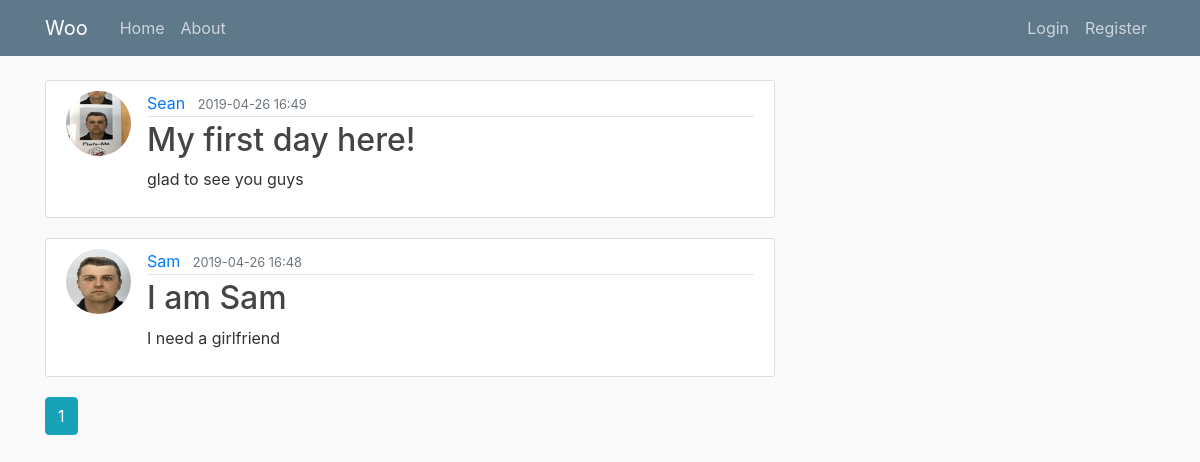
Page /home on the earlier database version.
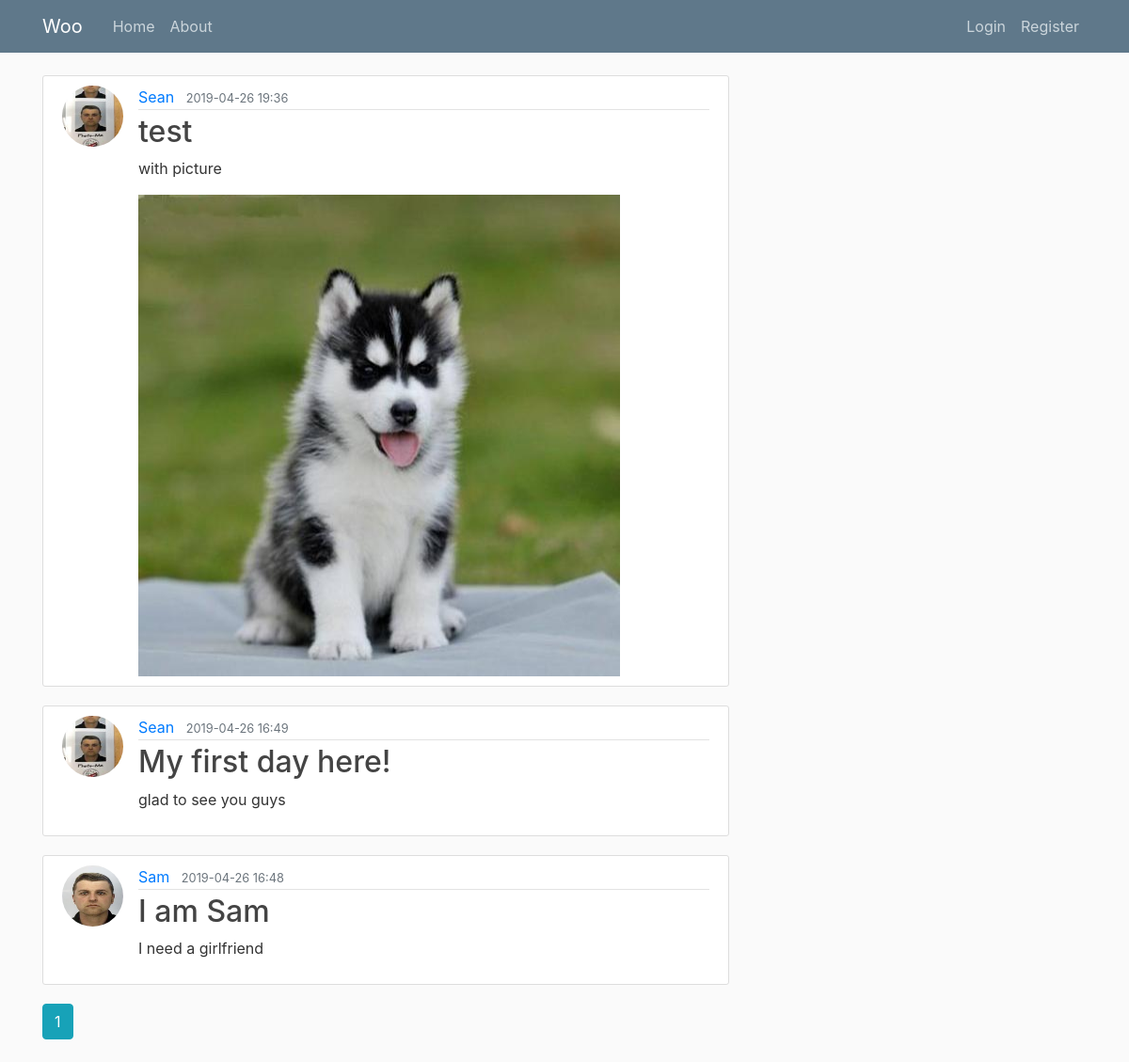
Same page on the later database version.
### woo/models.py (models this page shows, shortened)
class Post(db.Model):
    id = db.Column(db.Integer, primary_key=True)
    title = db.Column(db.String(100), nullable=False)
    date_posted = db.Column(db.DateTime, nullable=False, default=datetime.utcnow)
    content = db.Column(db.Text, nullable=False)
    user_id = db.Column(db.Integer, db.ForeignKey('user.id'), nullable=False)
    image_file = db.Column(db.String(200), default=None)

class User(db.Model, UserMixin):
    id = db.Column(db.Integer, primary_key=True)
    username = db.Column(db.String(20), unique=True, nullable=False)
    email = db.Column(db.String(120), unique=True, nullable=False)
    image_file = db.Column(db.String(20), nullable=False, default='default.jpg')
    password = db.Column(db.String(60), nullable=False)
    posts = db.relationship('Post', backref='author', lazy=True)

### woo/main/routes.py (the view)
@main.route("/")
@main.route("/home")
def home():
    page = request.args.get("page", 1, type=int)
    posts = Post.query.order_by(Post.date_posted.desc()).paginate(page=page, per_page=5)
    return render_template('home.html', posts=posts)

### woo/templates/home.html (shortened to what this page needs)
{% extends "layout.html" %}
{% block content %}
    {% for post in posts.items %}
        <article class="media content-section">
            <img class="rounded-circle article-img" src="{{ url_for('static', filename='profile_pics/' + post.author.image_file) }}">
            <div class="media-body">
                <div class="article-metadata">
                    <a class="mr-2" href="{{ url_for('users.user_posts', username=post.author.username)}}">{{ post.author.username }}</a>
                    <small class="text-muted">{{ post.date_posted.strftime("%Y-%m-%d %H:%M") }}</small>
                </div>
                <h2><a class="article-title" href="{{ url_for('posts.post', post_id=post.id) }}">{{ post.title }}</a></h2>
                <p class="article-content">{{ post.content }}</p>
                {% if post.image_file != None %}
                    <img src="{{ url_for('static', filename='post_pics/' + post.image_file) }}" width="512" height="512">
                {% endif %}
            </div>
        </article>
    {% endfor %}
    {% for page_num in posts.iter_pages(left_edge=1, right_edge=1, left_current=1, right_current=2) %}
        {% if page_num %}
            {% if posts.page == page_num %}
                <a class="btn btn-info mb-4" href="{{ url_for('main.home', page=page_num) }}">{{ page_num }}</a>
            {% else %}
                <a class="btn btn-outline-info mb-4" href="{{ url_for('main.home', page=page_num) }}">{{ page_num }}</a>
            {% endif %}
        {% else %}
            ...
        {% endif%}
    {% endfor %}
{% endblock content %}

### woo/templates/layout.html (shortened to what this page needs)
<!DOCTYPE html>
<html>
<head>
    <link rel="stylesheet" href="https://maxcdn.bootstrapcdn.com/bootstrap/4.0.0/css/bootstrap.min.css">
    <link rel="stylesheet" type="text/css" href="{{ url_for('static', filename='main.css') }}">
</head>
<body>
    <header class="site-header">
        <nav class="navbar navbar-expand-md navbar-dark bg-steel fixed-top">
            <div class="container">
                <a class="navbar-brand mr-4" href="/">Woo</a>
                <div class="collapse navbar-collapse" id="navbarToggle">
                    <div class="navbar-nav mr-auto">
                        <a class="nav-item nav-link" href="{{ url_for('main.home') }}">Home</a>
                        <a class="nav-item nav-link" href="{{ url_for('main.about') }}">About</a>
                    </div>
                    <div class="navbar-nav">
                        {% if current_user.is_authenticated %}
                            <a class="nav-item nav-link" href="{{ url_for('posts.new_post') }}">New Post</a>
                            <a class="nav-item nav-link" href="{{ url_for('users.account') }}">Account</a>
                            <a class="nav-item nav-link" href="{{ url_for('users.logout') }}">Logout</a>
                        {% else %}
                            <a class="nav-item nav-link" href="{{ url_for('users.login') }}">Login</a>
                            <a class="nav-item nav-link" href="{{ url_for('users.register') }}">Register</a>
                        {% endif %}
                    </div>
                </div>
            </div>
        </nav>
    </header>
    <main role="main" class="container">
        <div class="row">
            <div class="col-md-8">
                {% block content %}{% endblock %}
            </div>
        </div>
    </main>
</body>
</html>

### woo/static/main.css (style rules this page uses)
body { background: #fafafa; color: #333333; margin-top: 5rem; }
h1, h2, h3, h4, h5, h6 { color: #444444; }
.bg-steel { background-color: #5f788a; }
.site-header .navbar-nav .nav-link { color: #cbd5db; }
.content-section { background: #ffffff; padding: 10px 20px; border: 1px solid #dddddd; border-radius: 3px; margin-bottom: 20px; }
.article-title { color: #444444; }
.article-content { white-space: pre-line; }
.article-img { height: 65px; width: 65px; margin-right: 16px; }
.article-metadata { padding-bottom: 1px; margin-bottom: 4px; border-bottom: 1px solid #e3e3e3 }

Differences in the rows shown:
added Post: image_file (picture), author.username "Sean", date_posted "2019-04-26 19:36", title "test", content "with picture"
